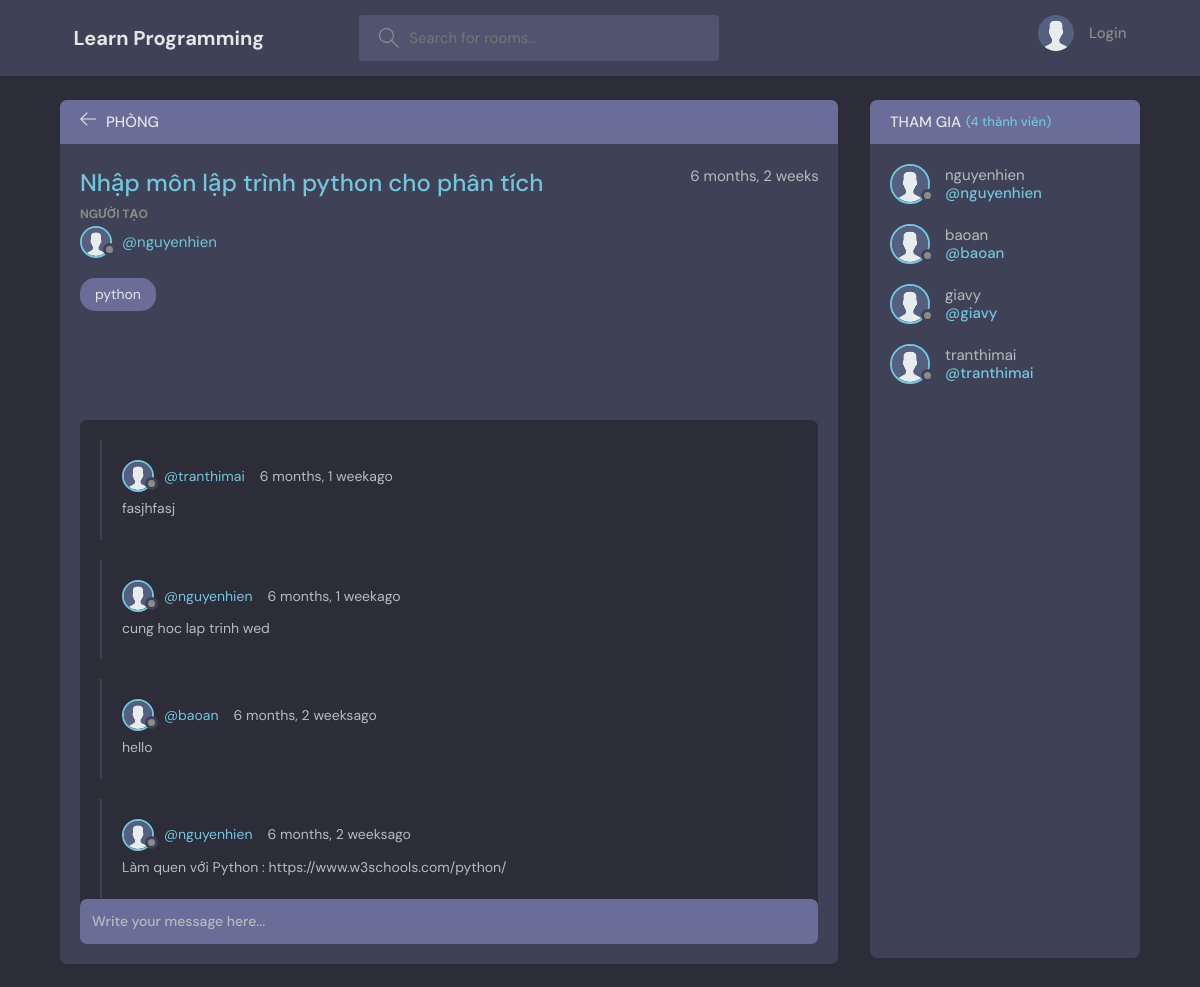
/room/9/, run on the app's committed database.
### base/models.py (models this page shows, shortened)
class Room(models.Model):
    host = models.ForeignKey(User, on_delete=models.SET_NULL, null=True)
    topic = models.ForeignKey(Topic, on_delete=models.SET_NULL, null=True)
    name = models.CharField(max_length=200)
    description =models.TextField(null=True, blank=True)
    participants = models.ManyToManyField(
        User, related_name='participants', blank=True)
    update = models.DateTimeField(auto_now =True)
    created = models.DateTimeField( auto_now_add=True)
    class Meta:
        ordering = ['-update','-created']

class Topic(models.Model):
    name = models.CharField(max_length=200)
    def __str__(self):
        return self.name

class message(models.Model):
    user = models.ForeignKey(User, on_delete=models.CASCADE)
    room = models.ForeignKey(Room, on_delete=models.CASCADE)
    body = models.TextField()
    update = models.DateTimeField(auto_now =True)
    created = models.DateTimeField( auto_now_add=True)
    class Meta:
        ordering = ['-update','-created']

### base/views.py (the view, shortened to what this page needs)
# urls.py: path('room/<str:pk>/', views.room, name="room"),
def room(request, pk):
    room =Room.objects.get(id = pk)
    room_messages= room.message_set.all()
    participants= room.participants.all()
    context ={'room':room, 'room_messages':room_messages,
              'participants':participants}
    return render(request,'base/room.html',context)

### base/templates/base/room.html (shortened to what this page needs)
{% extends 'main.html' %}
{% block content %}
    <main class="profile-page layout layout--2">
      <div class="container">
        <div class="room">
          <div class="room__top">
            <div class="room__topLeft">
              <a href="{% url 'home'%}">
                <svg version="1.1" xmlns="" width="32" height="32" viewBox="0 0 32 32">
                  <title>arrow-left</title>
                  <path
                    d="M13.723 2.286l-13.723 13.714 13.719 13.714 1.616-1.611-10.96-10.96h27.625v-2.286h-27.625l10.965-10.965-1.616-1.607z"
                  ></path>
                </svg>
              </a>
              <h3>Phòng</h3>
            </div>
          </div>
          <div class="room__box scroll">
            <div class="room__header scroll">
              <div class="room__info">
                <h3>{{room.name}}</h3>
                <span>{{room.created|timesince}}</span>
              </div>
              <div class="room__hosted">
                <p>Người tạo</p>
                <a href="{% url 'user-profile' room.host.id%}" class="room__author">
                  <div class="avatar avatar--small">
                    <img src="/static/images/avatar.svg" />
                  </div>
                  <span>@{{room.host.username}}</span>
                </a>
              </div>
              <span class="room__topics">{{room.topic}}</span>
            </div>
            <div class="room__conversation">
              <div class="threads scroll">
              {% for message in room_messages %}
                <div class="thread">
                  <div class="thread__top">
                    <div class="thread__author">
                      <a href="{% url 'user-profile' message.user.id %}" class="thread__authorInfo">
                        <div class="avatar avatar--small">
                          <img src="/static/images/avatar.svg" />
                        </div>
                        <span>@{{message.user.username}}</span>
                      </a>
                      <span class="thread__date">{{message.created|timesince}}ago</span>
                    </div>
                  </div>
                  <div class="thread__details">
                    {{message.body}}
                  </div>
                </div>
              {% endfor %}
              </div>
            </div>
          </div>
          <div class="room__message">
            <form action="" method="POST">
              <input name="body" placeholder="Write your message here..." />
            </form>
          </div>
        </div>
        <div class="participants">
          <h3 class="participants__top">Tham gia<span>({{participants.count}} thành viên)</span></h3>
          <div class="participants__list scroll">
            {% for user in participants %}
            <a href="{% url 'user-profile' user.id %}" class="participant">
              <div class="avatar avatar--medium">
                <img src="/static/images/avatar.svg" />
              </div>
              <p>
                {{user.username}}
                <span>@{{user.username}}</span>
              </p>
            </a>
            {% endfor %}
          </div>
        </div>
      </div>
    </main>
{%endblock content%}

### data on the page
Room: name "Nhập môn lập trình python cho phân tích", created "6 months, 2 weeks", host.username "nguyenhien", topic "python"
message: user.username "tranthimai", created "6 months, 1 week", body "fasjhfasj"
message: user.username "nguyenhien", created "6 months, 1 week", body "cung hoc lap trinh wed"
message: user.username "baoan", created "6 months, 2 weeks", body "hello"
message: user.username "nguyenhien", created "6 months, 2 weeks", body "Làm quen với Python : https://www.w3schools.com/python/"

### other printed values
{{ participants.count }} "4"
{{ user.username }} "nguyenhien"
{{ user.username }} "baoan"
{{ user.username }} "giavy"
{{ user.username }} "tranthimai"
